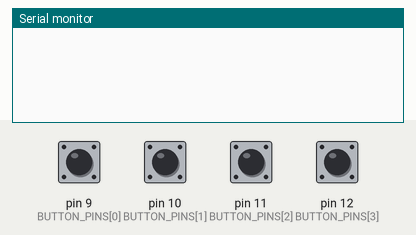
Recording of a sketch running on a simulated Arduino Uno, built with avr-gcc and run on an emulated ATmega328P. Parts: the last lines printed to the serial monitor. The inputs (shaded band) are chosen by the test bench; at power-on: pin 9 (BUTTON_PINS[0]), pin 10 (BUTTON_PINS[1]), pin 11 (BUTTON_PINS[2]), pin 12 (BUTTON_PINS[3]) HIGH.

Above: at 1.2 s.
1.3 s: pin 9 (BUTTON_PINS[0]) pulled LOW for 0.15 s
At 2.1 s:
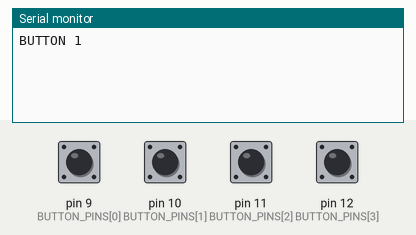
2.9 s: pin 10 (BUTTON_PINS[1]) pulled LOW for 1 s
At 5.0 s:
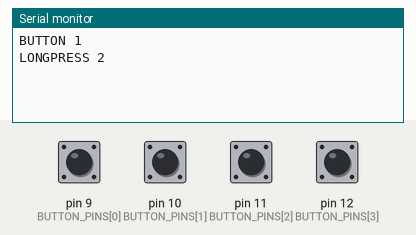
5.4 s: pin 11 (BUTTON_PINS[2]) pulled LOW for 0.15 s
At 6.0 s:
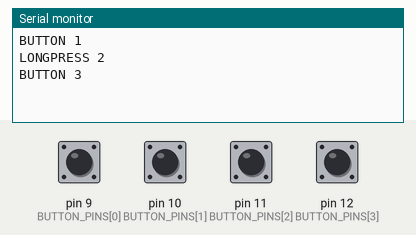
7.0 s: pin 12 (BUTTON_PINS[3]) pulled LOW for 0.15 s
At 8.3 s:
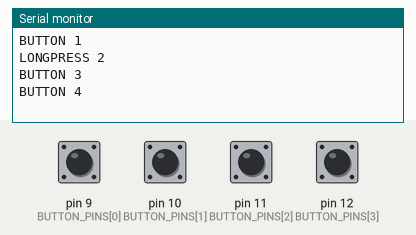
8.6 s: pin 9 (BUTTON_PINS[0]) pulled LOW for 1 s
At 10.1 s:
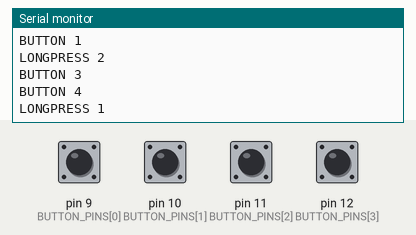
11.1 s: pin 10 (BUTTON_PINS[1]) pulled LOW for 0.15 s
At 11.9 s:
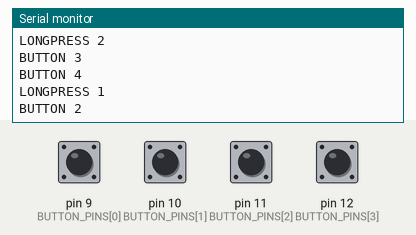
Timing chart, 0 to 13.7 s (numbered marks = the images above; inputs shaded):
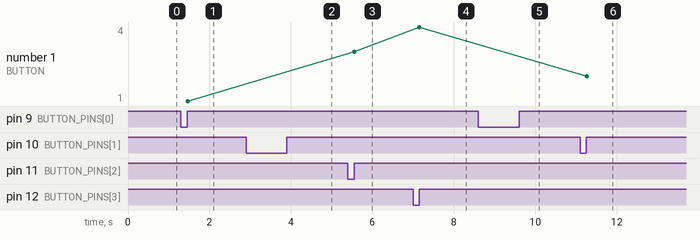

The sketch:

multiple-buttons.ino
```cpp
/*

  Reading multiple buttons, reporting button presses and longpresses via serial.

  Wiring
  ------

  GND -- R10k -- BTN --+--> PIN (using internal pull-up resistor)
                       |
  GND -- C1u  --------/

  BTN1  -->   9
  BTN2  -->  10
  BTN3  -->  11
  BTN4  -->  12

*/

const int BUTTON_COUNT = 4;
const int BUTTON_PINS[] = {9, 10, 11, 12};
const int DEBOUNCE_DELAY = 50;
const int LONGPRESS_DELAY = 800;

const int PRESSED = LOW;
const int RELEASED = HIGH;
const int LONGPRESS = 2;

int buttonStates[BUTTON_COUNT] = { RELEASED };
int lastButtonStates[BUTTON_COUNT] = { RELEASED };
long lastButtonDebounce[BUTTON_COUNT] = { 0 };

void readButtons() {
  for (int i = 0; i < BUTTON_COUNT; i++) {
    int actual = digitalRead(BUTTON_PINS[i]);
    if (buttonStates[i] != actual && buttonStates[i] != LONGPRESS) {
      buttonStates[i] = actual;
      if (actual == RELEASED && millis() - lastButtonDebounce[i] > DEBOUNCE_DELAY) {
        Serial.print("BUTTON ");
        Serial.println(i + 1);
      }
      lastButtonDebounce[i] = millis();
    } else if (buttonStates[i] == LONGPRESS && actual == RELEASED) {
      buttonStates[i] = actual;
    } else if (buttonStates[i] == PRESSED && actual == PRESSED) {
      if (millis() - lastButtonDebounce[i] > LONGPRESS_DELAY) {
        buttonStates[i] = LONGPRESS;
        Serial.print("LONGPRESS ");
        Serial.println(i + 1);
      }
    }
  }
}

void setup(void) {
  for (int i = 0; i < BUTTON_COUNT; i++) {
    pinMode(BUTTON_PINS[i], INPUT_PULLUP);
  }
  Serial.begin(9600);
}

void loop(void) {
  readButtons();
  delay(20);
}
```

Measured:
- after the input at 1.3 s, the serial monitor: prints a new line after 0.16 s (image 1)
- after the input at 2.9 s, the serial monitor: prints a new line after 0.83 s (image 2)
- after the input at 5.4 s, the serial monitor: prints a new line after 0.15 s (image 3)
- after the input at 7.0 s, the serial monitor: prints a new line after 0.15 s (image 4)
- after the input at 8.6 s, the serial monitor: prints a new line after 0.82 s (image 5)
- after the input at 11.1 s, the serial monitor: prints a new line after 0.16 s (image 6)
- plotted number 1: 1 → 3 after the input at 5.4 s, 3 → 4 after the input at 7.0 s, 4 → 2 after the input at 11.1 s
